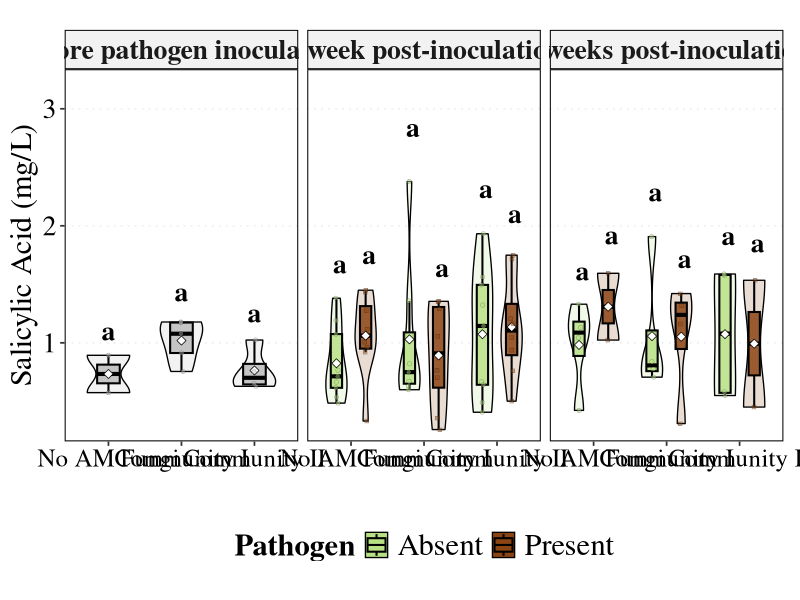
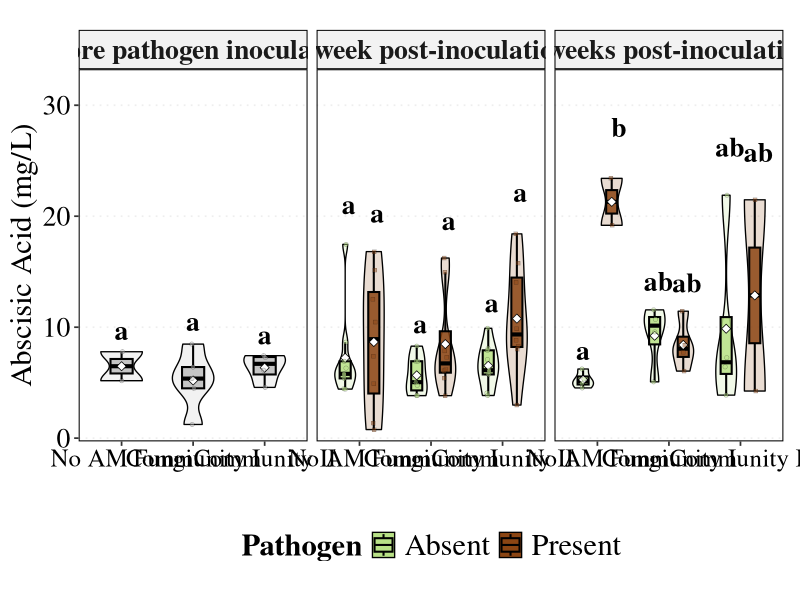
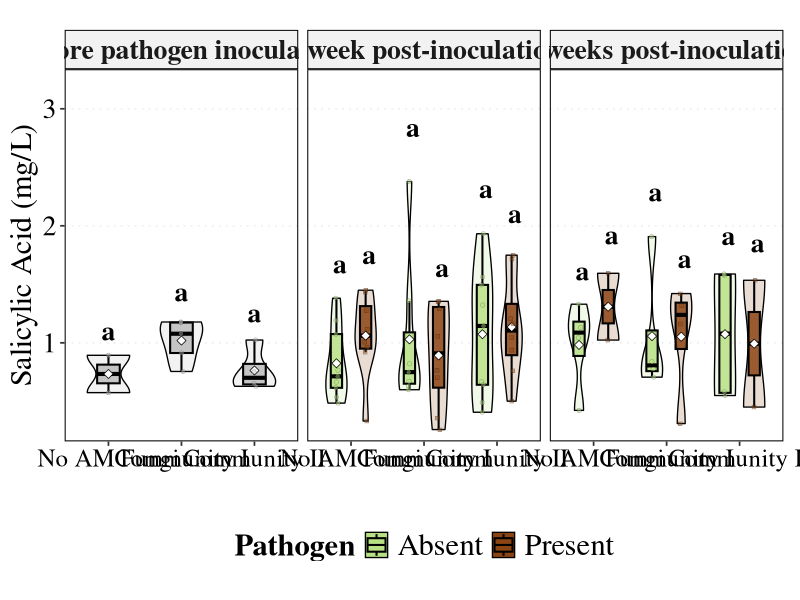
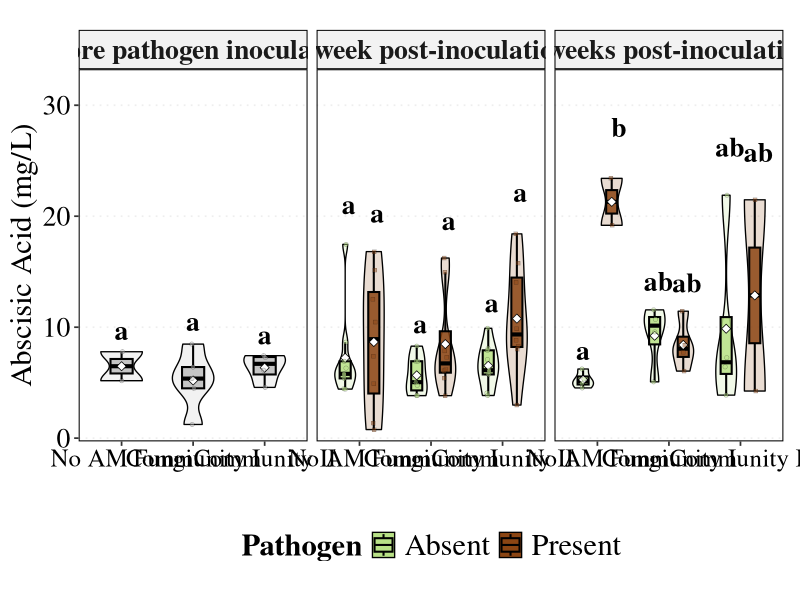

The R source for these figures, in order:
library(tibble)
library(dplyr)
library(tidyr)
library(ggplot2)
library(ggtext)
library(ggpubr)
library(scales)
library(emmeans)
library(multcomp)
library(car)
library(purrr)

#------------------------ FULL HARDCODED DATA what is this\-----------------------
gcms_dat <- tibble::tribble(
  ~Plant_ID, ~Treatment, ~Timepoint, ~Pathogen, ~SA, ~ABA,
  2, 'No AM Fungi', 'Before Pathogen', 'Absent', 0.5744, 7.7886,
  18, 'Community I', 'Before Pathogen', 'Absent', 0.7554, 5.3684,
  19, 'Community I', 'Before Pathogen', 'Absent', 1.178, 1.2318,
  20, 'Community I', 'Before Pathogen', 'Absent', 1.0779, 8.4755,
  35, 'Community II', 'Before Pathogen', 'Absent', 0.7524, 6.125,
  36, 'Community II', 'Before Pathogen', 'Absent', 1.0239, 7.4327,
  37, 'Community II', 'Before Pathogen', 'Absent', 0.6287, 7.2678,
  53, 'No AM Fungi', 'Before Pathogen', 'Absent', 0.8935, 5.1753,
  70, 'Community I', 'Before Pathogen', 'Absent', 1.1734, 4.4895,
  71, 'Community I', 'Before Pathogen', 'Absent', 0.9131, 6.4071,
  86, 'Community II', 'Before Pathogen', 'Absent', 0.6501, 4.5731,
  6, 'No AM Fungi', '1 week after', 'Absent', 0.53398, 17.461,
  7, 'No AM Fungi', '1 week after', 'Absent', 0.48498, 5.796,
  8, 'No AM Fungi', '1 week after', 'Absent', 0.6156, 5.747,
  9, 'No AM Fungi', '1 week after', 'Absent', 1.075, 4.451,
  12, 'No AM Fungi', '1 week after', 'Absent', 1.192, 6.927,
  13, 'No AM Fungi', '1 week after', 'Absent', 0.7137, 5.384,
  14, 'No AM Fungi', '1 week after', 'Absent', 0.7659, 8.649,
  16, 'No AM Fungi', '1 week after', 'Absent', 0.665, 4.419,
  17, 'No AM Fungi', '1 week after', 'Absent', 1.3811, 6.308,
  21, 'Community I', '1 week after', 'Absent', 0.821, 3.83,
  22, 'Community I', '1 week after', 'Absent', 0.671, 3.843,
  23, 'Community I', '1 week after', 'Absent', 0.63036, 5.045,
  25, 'Community I', '1 week after', 'Absent', 2.3786, 6.927,
  27, 'Community I', '1 week after', 'Absent', 1.3581, 4.76,
  31, 'Community I', '1 week after', 'Absent', 0.5993, 6.934,
  33, 'Community I', '1 week after', 'Absent', 0.7496, 8.288,
  38, 'Community II', '1 week after', 'Absent', 1.4953, 6.004,
  39, 'Community II', '1 week after', 'Absent', 1.3229, 7.087,
  40, 'Community II', '1 week after', 'Absent', 1.9322, 6.122,
  41, 'Community II', '1 week after', 'Absent', 0.49125, 5.739,
  44, 'Community II', '1 week after', 'Absent', 0.66661, 9.898,
  46, 'Community II', '1 week after', 'Absent', 0.40698, 8.094,
  47, 'Community II', '1 week after', 'Absent', 1.5634, 4.063,
  49, 'Community II', '1 week after', 'Absent', 0.6417, 3.843,
  50, 'Community II', '1 week after', 'Absent', 1.1443, 7.916,
  56, 'No AM Fungi', '1 week after', 'Present', 1.4302, 7.382,
  57, 'No AM Fungi', '1 week after', 'Present', 1.1162, 12.519,
  59, 'No AM Fungi', '1 week after', 'Present', 1.0066, 0.7743,
  63, 'No AM Fungi', '1 week after', 'Present', 0.33166, 10.46,
  64, 'No AM Fungi', '1 week after', 'Present', 1.2751, 15.12,
  65, 'No AM Fungi', '1 week after', 'Present', 0.9202, 16.81,
  67, 'No AM Fungi', '1 week after', 'Present', 1.4498, 1.338,
  68, 'No AM Fungi', '1 week after', 'Present', 0.9603, 4.917,
  75, 'Community I', '1 week after', 'Present', 0.25893, 7.284,
  77, 'Community I', '1 week after', 'Present', 1.0561, 6.067,
  79, 'Community I', '1 week after', 'Present', 0.3569, 7.862,
  80, 'Community I', '1 week after', 'Present', 0.7034, 3.829,
  82, 'Community I', '1 week after', 'Present', 1.2913, 6.186,
  83, 'Community I', '1 week after', 'Present', 0.7645, 14.94,
  84, 'Community I', '1 week after', 'Present', 1.3546, 16.23,
  85, 'Community I', '1 week after', 'Present', 1.3515, 5.397,
  89, 'Community II', '1 week after', 'Present', 1.1647, 14.04,
  92, 'Community II', '1 week after', 'Present', 1.7163, 9.859,
  94, 'Community II', '1 week after', 'Present', 0.5015, 8.831,
  95, 'Community II', '1 week after', 'Present', 0.9382, 15.76,
  99, 'Community II', '1 week after', 'Present', 1.7493, 8.011,
  100, 'Community II', '1 week after', 'Present', 1.2055, 18.41,
  101, 'Community II', '1 week after', 'Present', 1.0448, 2.982,
  102, 'Community II', '1 week after', 'Present', 0.7627, 8.284,
  5, 'No AM Fungi', '2 week after', 'Absent', 0.42279, 5.337,
  10, 'No AM Fungi', '2 week after', 'Absent', 1.1316, 6.232,
  11, 'No AM Fungi', '2 week after', 'Absent', 1.0431, 4.526,
  15, 'No AM Fungi', '2 week after', 'Absent', 1.3301, 4.935,
  26, 'Community I', '2 week after', 'Absent', 1.9078, 5.074,
  30, 'Community I', '2 week after', 'Absent', 0.77549, 11.56,
  32, 'Community I', '2 week after', 'Absent', 0.70654, 10.70,
  34, 'Community I', '2 week after', 'Absent', 0.8388, 9.574,
  43, 'Community II', '2 week after', 'Absent', 0.58034, 21.89,
  45, 'Community II', '2 week after', 'Absent', 0.54978, 3.875,
  48, 'Community II', '2 week after', 'Absent', 1.578, 7.248,
  51, 'Community II', '2 week after', 'Absent', 1.5884, 6.427,
  58, 'No AM Fungi', '2 week after', 'Present', 1.5943, 23.41,
  66, 'No AM Fungi', '2 week after', 'Present', 1.0237, 19.18,
  72, 'Community I', '2 week after', 'Present', 0.30997, 8.377,
  76, 'Community I', '2 week after', 'Present', 1.16, 7.746,
  78, 'Community I', '2 week after', 'Present', 1.4211, 6.043,
  81, 'Community I', '2 week after', 'Present', 1.3178, 11.44,
  93, 'Community II', '2 week after', 'Present', 1.5346, 4.246,
  98, 'Community II', '2 week after', 'Present', 0.4512, 21.48
)

gcms_dat <- gcms_dat %>%
  mutate(
    Treatment = factor(Treatment, levels = c("No AM Fungi","Community I","Community II")),
    Pathogen  = factor(Pathogen,  levels = c("Absent","Present")),
    Timepoint = factor(Timepoint, levels = c("Before Pathogen","1 week after","2 week after"))
  )

long_gcms <- gcms_dat %>%
  pivot_longer(cols = c(SA, ABA), names_to = "Hormone", values_to = "Concentration") %>%
  mutate(Hormone = factor(Hormone, levels = c("SA", "ABA"), labels = c("Salicylic Acid", "Abscisic Acid"))) %>%
  # ADD FillGroup variable to match phosphorus plot colors
  mutate(FillGroup = ifelse(Timepoint == "Before Pathogen", "Baseline", as.character(Pathogen)))

#-------------------- CLD letters helper -------------------
get_cld_letters <- function(dat, timepoint, hormone) {
  sub <- dat %>% filter(Hormone == hormone, Timepoint == timepoint)
  if (n_distinct(sub$Treatment) > 1 & n_distinct(sub$Pathogen) > 1) {
    m <- lm(Concentration ~ Treatment * Pathogen, data = sub)
    em <- emmeans(m, ~ Treatment * Pathogen)
    cl <- as.data.frame(cld(em, Letters = letters, type = "response"))
    cl$Timepoint <- timepoint
    cl$Hormone   <- hormone
    cl
  } else {
    expand.grid(
      Treatment = unique(sub$Treatment),
      Pathogen  = unique(sub$Pathogen),
      .group    = "a"
    ) %>% mutate(Timepoint = timepoint, Hormone = hormone)
  }
}

combos <- expand.grid(
  timepoint = levels(long_gcms$Timepoint),
  hormone   = levels(long_gcms$Hormone)
)

cld_all <- purrr::map_dfr(
  seq_len(nrow(combos)),
  ~get_cld_letters(long_gcms, combos[.x, "timepoint"], combos[.x, "hormone"])
) %>% rename(Signif = .group)

cld_all <- cld_all %>%
  left_join(
    long_gcms %>%
      group_by(Treatment, Pathogen, Timepoint, Hormone) %>%
      summarise(y_pos = max(Concentration, na.rm = TRUE)*1.17, .groups = "drop"),
    by = c("Treatment","Pathogen","Timepoint","Hormone")
  )

# UPDATED COLOR PALETTE to match phosphorus plot
fill_vals <- c(Baseline = "#BDBDBD", Absent = "#B8E186", Present = "chocolate4")
base_sz    <- 13
axis_sz    <- 11
strip_sz   <- 11
title_sz   <- 14
lab_sz     <- 11
cld_sz     <- 2.5

time_labels <- c(
  "Before Pathogen" = "Before pathogen inoculation",
  "1 week after"    = "1 week post-inoculation",
  "2 week after"    = "2 weeks post-inoculation"
)

#-------------------- Updated plotting function --------------------
plot_gcms <- function(data, hormone, title, ylab) {
  d <- data %>% filter(Hormone == hormone)
  cld_df <- cld_all %>% filter(Hormone == hormone)
  
  p <- ggplot(d, aes(x=Treatment, y=Concentration, fill=FillGroup)) +  # Changed to FillGroup
    geom_violin(aes(group=interaction(Treatment,Pathogen)), 
                position=position_dodge(width=0.80), width=0.58, alpha=0.19, trim=TRUE, scale="width",
                colour="black", linewidth=0.46, adjust=1.1) +
    geom_boxplot(aes(group=interaction(Treatment,Pathogen)), 
                 position=position_dodge(0.8), width=0.31, outlier.shape=NA, alpha=0.85,
                 colour="black", linewidth=0.7) +
    # CORRECT MEAN DIAMONDS: explicit grouping for Pathogen with same dodge
    stat_summary(
      fun=mean, 
      geom="point", 
      shape=23, 
      size=2.2, 
      fill="white", 
      colour="black", 
      stroke=0.38,
      aes(group=Pathogen),  # Explicit group!
      position=position_dodge(width=0.8), 
      show.legend=FALSE
    ) +
    geom_jitter(
      aes(shape=Pathogen, group=interaction(Treatment, Pathogen)),
      position=position_jitterdodge(jitter.width=0.09, dodge.width=0.8), size=1.4,
      alpha=0.43, stroke=0.18, colour="black", show.legend=FALSE
    ) +
    # FIXED: Add inherit.aes=FALSE to geom_text
    geom_text(
      data=cld_df, aes(x=Treatment, y=y_pos, label=Signif, group=Pathogen),
      inherit.aes=FALSE,  # THIS IS THE KEY FIX
      position=position_dodge(width=0.8), family="Times", fontface="bold", size=7,
      color="black", vjust=0.15
    ) +
    facet_wrap(~factor(Timepoint, levels=levels(d$Timepoint), labels=time_labels), nrow=1) +
    scale_fill_manual(values=fill_vals, breaks=c("Absent","Present"), name="Pathogen", 
                      guide=guide_legend(override.aes=list(alpha=1,size=4))) +  # Updated to use fill_vals
    scale_shape_manual(values=c(21, 22), name="Pathogen") +
    scale_y_continuous(expand = expansion(mult = c(0.04, 0.22))) +
    labs(title=title, x="", y=ylab,
         caption="") +
    theme_pubr(base_size=base_sz, base_family="Times", border=TRUE) +
    theme(
      plot.title         = NULL,
      axis.text.x        = element_text(angle=0, hjust=0.5, size=18, family="Times"),
      axis.text.y        = element_text(size=20, family="Times"),
      axis.title         = element_text(size=22, family="Times", margin=margin(r=8)),
      strip.text         = element_text(size=20, family="Times", face="bold"),
      legend.position    = "bottom",
      legend.title       = element_text(face="bold", family="Times", size=22),
      legend.text        = element_text(size=22, family="Times"),
      panel.grid.major.y = element_line(colour="#EEEEEE", linetype="dotted"),
      panel.grid.major.x = element_blank(),
      plot.caption       = element_text(size=9, colour="grey20", family="Times"),
      plot.margin        = margin(t=10, r=12, b=8, l=8)
    )
  return(p)
}

p_SA  <- plot_gcms(long_gcms, "Salicylic Acid", "", "Salicylic Acid (mg/L)")
p_ABA <- plot_gcms(long_gcms, "Abscisic Acid", "", "Abscisic Acid (mg/L)")

ggsave("GCMS_SA_Publication.png", p_SA, width=12, height=6.2, dpi=400)
ggsave("GCMS_ABA_Publication.png", p_ABA, width=12, height=6.2, dpi=400)

print(p_SA)
print(p_ABA)
